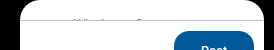
<?xml version="1.0" encoding="UTF-8"?>
<ui version="4.0">
 <class>frame_PostCreate</class>
 <widget class="QFrame" name="frame_PostCreate">
  <property name="geometry">
   <rect>
    <x>0</x>
    <y>0</y>
    <width>194</width>
    <height>50</height>
   </rect>
  </property>
  <property name="minimumSize">
   <size>
    <width>0</width>
    <height>50</height>
   </size>
  </property>
  <property name="maximumSize">
   <size>
    <width>16777215</width>
    <height>120</height>
   </size>
  </property>
  <property name="windowTitle">
   <string>create</string>
  </property>
  <property name="styleSheet">
   <string notr="true">QFrame#frame_PostCreate {
	background: transponent;
	border-radius: 20px;
}

QFrame {
	border: 0;
	background-color: white;
}

QFrame#frame_HomeCreatePost {
	background: transponent;
}

QFrame#frame_PostCreateMain {
	border-radius: 20px;
}

QFrame#frame_PostCreateToolsSelected {
	border-top: 1px solid rgb(190, 194, 196);
	border-bottom-left-radius: 20px;
	border-bottom-right-radius: 20px;
}

QPushButton {
	color: black;
	margin: 0;
	background-color:  white;
}

QPushButton:hover {
	background-color:  rgb(235, 237, 239);
}

QPushButton:pressed {
	background-color: rgb(190, 194, 196);
}

QPushButton#button_PostCreateAddImageSelected,
QPushButton#button_PostCreateAddImageUnselected,
QPushButton#button_PostCreateAddVideoSelected,
QPushButton#button_PostCreateAddVideoUnselected,
QPushButton#button_PostCreateAddMusicSelected,
QPushButton#button_PostCreateAddMusicUnselected {
	border-radius: 15px;
}

QPushButton#button_PostCreate {
	color: white;
	background-color: rgb(0, 88, 155);
	border-radius: 15px;
}

QPushButton#button_PostCreate:hover {
	background-color: rgb(0, 78, 145);
}

QPushButton#button_PostCreate:pressed {
	background-color: rgb(0, 68, 135);
}
</string>
  </property>
  <property name="frameShape">
   <enum>QFrame::StyledPanel</enum>
  </property>
  <property name="frameShadow">
   <enum>QFrame::Raised</enum>
  </property>
  <layout class="QVBoxLayout" name="verticalLayout">
   <property name="spacing">
    <number>0</number>
   </property>
   <property name="leftMargin">
    <number>20</number>
   </property>
   <property name="topMargin">
    <number>0</number>
   </property>
   <property name="rightMargin">
    <number>10</number>
   </property>
   <property name="bottomMargin">
    <number>10</number>
   </property>
   <item>
    <widget class="QFrame" name="frame_PostCreateMain">
     <property name="sizePolicy">
      <sizepolicy hsizetype="Preferred" vsizetype="Minimum">
       <horstretch>0</horstretch>
       <verstretch>0</verstretch>
      </sizepolicy>
     </property>
     <property name="minimumSize">
      <size>
       <width>0</width>
       <height>50</height>
      </size>
     </property>
     <property name="maximumSize">
      <size>
       <width>16777215</width>
       <height>50</height>
      </size>
     </property>
     <property name="styleSheet">
      <string notr="true"/>
     </property>
     <property name="frameShape">
      <enum>QFrame::StyledPanel</enum>
     </property>
     <property name="frameShadow">
      <enum>QFrame::Raised</enum>
     </property>
     <layout class="QGridLayout" name="gridLayout">
      <property name="leftMargin">
       <number>10</number>
      </property>
      <property name="topMargin">
       <number>10</number>
      </property>
      <property name="rightMargin">
       <number>10</number>
      </property>
      <property name="bottomMargin">
       <number>10</number>
      </property>
      <property name="horizontalSpacing">
       <number>10</number>
      </property>
      <property name="verticalSpacing">
       <number>0</number>
      </property>
      <item row="0" column="1">
       <widget class="QPlainTextEdit" name="line_PostCreateText">
        <property name="minimumSize">
         <size>
          <width>0</width>
          <height>30</height>
         </size>
        </property>
        <property name="maximumSize">
         <size>
          <width>16777215</width>
          <height>30</height>
         </size>
        </property>
        <property name="styleSheet">
         <string notr="true">padding-top: 3px;</string>
        </property>
        <property name="frameShadow">
         <enum>QFrame::Sunken</enum>
        </property>
        <property name="lineWidth">
         <number>0</number>
        </property>
        <property name="verticalScrollBarPolicy">
         <enum>Qt::ScrollBarAlwaysOff</enum>
        </property>
        <property name="horizontalScrollBarPolicy">
         <enum>Qt::ScrollBarAlwaysOff</enum>
        </property>
        <property name="sizeAdjustPolicy">
         <enum>QAbstractScrollArea::AdjustToContents</enum>
        </property>
        <property name="backgroundVisible">
         <bool>false</bool>
        </property>
        <property name="placeholderText">
         <string>What's new?</string>
        </property>
       </widget>
      </item>
      <item row="0" column="0">
       <widget class="QFrame" name="frame_PostCreateImage">
        <property name="minimumSize">
         <size>
          <width>0</width>
          <height>30</height>
         </size>
        </property>
        <property name="frameShape">
         <enum>QFrame::StyledPanel</enum>
        </property>
        <property name="frameShadow">
         <enum>QFrame::Raised</enum>
        </property>
        <layout class="QVBoxLayout" name="verticalLayout_11">
         <property name="spacing">
          <number>0</number>
         </property>
         <property name="leftMargin">
          <number>0</number>
         </property>
         <property name="topMargin">
          <number>0</number>
         </property>
         <property name="rightMargin">
          <number>0</number>
         </property>
         <property name="bottomMargin">
          <number>0</number>
         </property>
         <item>
          <widget class="QLabel" name="label_PostCreateImage">
           <property name="minimumSize">
            <size>
             <width>30</width>
             <height>30</height>
            </size>
           </property>
           <property name="maximumSize">
            <size>
             <width>30</width>
             <height>30</height>
            </size>
           </property>
           <property name="toolTip">
            <string>Your Profile</string>
           </property>
           <property name="text">
            <string/>
           </property>
          </widget>
         </item>
         <item>
          <spacer name="verticalSpacer_7">
           <property name="orientation">
            <enum>Qt::Vertical</enum>
           </property>
           <property name="sizeType">
            <enum>QSizePolicy::MinimumExpanding</enum>
           </property>
           <property name="sizeHint" stdset="0">
            <size>
             <width>20</width>
             <height>12</height>
            </size>
           </property>
          </spacer>
         </item>
        </layout>
       </widget>
      </item>
      <item row="1" column="0" colspan="3">
       <widget class="QFrame" name="frame_Hint">
        <property name="minimumSize">
         <size>
          <width>0</width>
          <height>25</height>
         </size>
        </property>
        <property name="maximumSize">
         <size>
          <width>16777215</width>
          <height>25</height>
         </size>
        </property>
        <property name="styleSheet">
         <string notr="true">QPushButton {
	width: 12px;
	height: 12px;
	color: black;
	margin: 0;
	border-radius: 6px;
	background-color:  rgb(229,235,238);
}

QPushButton:hover {
	background-color:  rgb(219,228,233);
}

QPushButton:pressed {
	background-color: rgb(184,191,195);
}</string>
        </property>
        <property name="frameShape">
         <enum>QFrame::StyledPanel</enum>
        </property>
        <property name="frameShadow">
         <enum>QFrame::Raised</enum>
        </property>
        <layout class="QHBoxLayout" name="horizontalLayout">
         <property name="spacing">
          <number>5</number>
         </property>
         <property name="leftMargin">
          <number>0</number>
         </property>
         <property name="topMargin">
          <number>0</number>
         </property>
         <property name="rightMargin">
          <number>0</number>
         </property>
         <property name="bottomMargin">
          <number>0</number>
         </property>
         <item>
          <widget class="QLabel" name="label_Hint">
           <property name="font">
            <font>
             <pointsize>10</pointsize>
            </font>
           </property>
           <property name="text">
            <string>TextLabel</string>
           </property>
          </widget>
         </item>
         <item>
          <widget class="QPushButton" name="button_RemoveFile">
           <property name="text">
            <string/>
           </property>
          </widget>
         </item>
         <item>
          <spacer name="horizontalSpacer">
           <property name="orientation">
            <enum>Qt::Horizontal</enum>
           </property>
           <property name="sizeHint" stdset="0">
            <size>
             <width>467</width>
             <height>5</height>
            </size>
           </property>
          </spacer>
         </item>
        </layout>
       </widget>
      </item>
      <item row="0" column="2">
       <widget class="QFrame" name="frame_PostCreateToolsUnselected">
        <property name="minimumSize">
         <size>
          <width>100</width>
          <height>30</height>
         </size>
        </property>
        <property name="maximumSize">
         <size>
          <width>100</width>
          <height>16777215</height>
         </size>
        </property>
        <property name="frameShape">
         <enum>QFrame::StyledPanel</enum>
        </property>
        <property name="frameShadow">
         <enum>QFrame::Raised</enum>
        </property>
        <layout class="QGridLayout" name="gridLayout_12">
         <property name="leftMargin">
          <number>0</number>
         </property>
         <property name="topMargin">
          <number>0</number>
         </property>
         <property name="rightMargin">
          <number>0</number>
         </property>
         <property name="bottomMargin">
          <number>0</number>
         </property>
         <property name="horizontalSpacing">
          <number>5</number>
         </property>
         <property name="verticalSpacing">
          <number>0</number>
         </property>
         <item row="1" column="2">
          <widget class="QPushButton" name="button_PostCreateAddVideoUnselected">
           <property name="minimumSize">
            <size>
             <width>30</width>
             <height>30</height>
            </size>
           </property>
           <property name="maximumSize">
            <size>
             <width>30</width>
             <height>30</height>
            </size>
           </property>
           <property name="toolTip">
            <string>Choose Video</string>
           </property>
           <property name="text">
            <string/>
           </property>
          </widget>
         </item>
         <item row="1" column="3">
          <widget class="QPushButton" name="button_PostCreateAddMusicUnselected">
           <property name="minimumSize">
            <size>
             <width>30</width>
             <height>30</height>
            </size>
           </property>
           <property name="maximumSize">
            <size>
             <width>30</width>
             <height>30</height>
            </size>
           </property>
           <property name="toolTip">
            <string>Choose Music</string>
           </property>
           <property name="text">
            <string/>
           </property>
          </widget>
         </item>
         <item row="0" column="0" colspan="4">
          <spacer name="verticalSpacer_10">
           <property name="orientation">
            <enum>Qt::Vertical</enum>
           </property>
           <property name="sizeType">
            <enum>QSizePolicy::Maximum</enum>
           </property>
           <property name="sizeHint" stdset="0">
            <size>
             <width>20</width>
             <height>5</height>
            </size>
           </property>
          </spacer>
         </item>
         <item row="2" column="0" colspan="4">
          <spacer name="verticalSpacer_8">
           <property name="orientation">
            <enum>Qt::Vertical</enum>
           </property>
           <property name="sizeType">
            <enum>QSizePolicy::MinimumExpanding</enum>
           </property>
           <property name="sizeHint" stdset="0">
            <size>
             <width>78</width>
             <height>12</height>
            </size>
           </property>
          </spacer>
         </item>
         <item row="1" column="1">
          <widget class="QPushButton" name="button_PostCreateAddImageUnselected">
           <property name="minimumSize">
            <size>
             <width>30</width>
             <height>30</height>
            </size>
           </property>
           <property name="maximumSize">
            <size>
             <width>30</width>
             <height>30</height>
            </size>
           </property>
           <property name="toolTip">
            <string>Choose Image</string>
           </property>
           <property name="text">
            <string/>
           </property>
          </widget>
         </item>
        </layout>
       </widget>
      </item>
     </layout>
    </widget>
   </item>
   <item>
    <widget class="QFrame" name="frame_PostCreateToolsSelected">
     <property name="minimumSize">
      <size>
       <width>0</width>
       <height>60</height>
      </size>
     </property>
     <property name="maximumSize">
      <size>
       <width>16777215</width>
       <height>60</height>
      </size>
     </property>
     <property name="styleSheet">
      <string notr="true"/>
     </property>
     <property name="frameShape">
      <enum>QFrame::StyledPanel</enum>
     </property>
     <property name="frameShadow">
      <enum>QFrame::Raised</enum>
     </property>
     <layout class="QHBoxLayout" name="horizontalLayout_2">
      <property name="spacing">
       <number>5</number>
      </property>
      <property name="leftMargin">
       <number>10</number>
      </property>
      <property name="topMargin">
       <number>10</number>
      </property>
      <property name="rightMargin">
       <number>10</number>
      </property>
      <property name="bottomMargin">
       <number>10</number>
      </property>
      <item>
       <widget class="QPushButton" name="button_PostCreateAddImageSelected">
        <property name="minimumSize">
         <size>
          <width>30</width>
          <height>30</height>
         </size>
        </property>
        <property name="maximumSize">
         <size>
          <width>30</width>
          <height>30</height>
         </size>
        </property>
        <property name="toolTip">
         <string>Choose Image</string>
        </property>
        <property name="text">
         <string/>
        </property>
       </widget>
      </item>
      <item>
       <widget class="QPushButton" name="button_PostCreateAddVideoSelected">
        <property name="minimumSize">
         <size>
          <width>30</width>
          <height>30</height>
         </size>
        </property>
        <property name="maximumSize">
         <size>
          <width>30</width>
          <height>30</height>
         </size>
        </property>
        <property name="toolTip">
         <string>Choose Video</string>
        </property>
        <property name="text">
         <string/>
        </property>
       </widget>
      </item>
      <item>
       <widget class="QPushButton" name="button_PostCreateAddMusicSelected">
        <property name="minimumSize">
         <size>
          <width>30</width>
          <height>30</height>
         </size>
        </property>
        <property name="maximumSize">
         <size>
          <width>30</width>
          <height>30</height>
         </size>
        </property>
        <property name="toolTip">
         <string>Choose Music</string>
        </property>
        <property name="text">
         <string/>
        </property>
       </widget>
      </item>
      <item>
       <spacer name="horizontalSpacer_15">
        <property name="orientation">
         <enum>Qt::Horizontal</enum>
        </property>
        <property name="sizeHint" stdset="0">
         <size>
          <width>377</width>
          <height>20</height>
         </size>
        </property>
       </spacer>
      </item>
      <item>
       <widget class="QPushButton" name="button_PostCreate">
        <property name="minimumSize">
         <size>
          <width>80</width>
          <height>40</height>
         </size>
        </property>
        <property name="maximumSize">
         <size>
          <width>80</width>
          <height>40</height>
         </size>
        </property>
        <property name="font">
         <font>
          <weight>75</weight>
          <italic>false</italic>
          <bold>true</bold>
         </font>
        </property>
        <property name="toolTip">
         <string>Create Post</string>
        </property>
        <property name="styleSheet">
         <string notr="true"/>
        </property>
        <property name="text">
         <string>Post</string>
        </property>
       </widget>
      </item>
     </layout>
    </widget>
   </item>
  </layout>
 </widget>
 <resources/>
 <connections/>
</ui>
